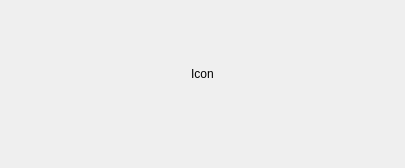
<?xml version="1.0" encoding="UTF-8"?>
<ui version="4.0">
 <class>AboutQPeerCastYP</class>
 <widget class="QDialog" name="AboutQPeerCastYP">
  <property name="geometry">
   <rect>
    <x>0</x>
    <y>0</y>
    <width>405</width>
    <height>168</height>
   </rect>
  </property>
  <property name="windowTitle">
   <string>QPeerCastYP について</string>
  </property>
  <layout class="QVBoxLayout" name="verticalLayout_2">
   <item>
    <layout class="QVBoxLayout" name="verticalLayout">
     <item>
      <widget class="QLabel" name="iconLabel">
       <property name="sizePolicy">
        <sizepolicy hsizetype="Preferred" vsizetype="Fixed">
         <horstretch>0</horstretch>
         <verstretch>0</verstretch>
        </sizepolicy>
       </property>
       <property name="minimumSize">
        <size>
         <width>64</width>
         <height>64</height>
        </size>
       </property>
       <property name="text">
        <string>Icon</string>
       </property>
       <property name="alignment">
        <set>Qt::AlignCenter</set>
       </property>
      </widget>
     </item>
     <item>
      <widget class="QLabel" name="label">
       <property name="sizePolicy">
        <sizepolicy hsizetype="Expanding" vsizetype="Fixed">
         <horstretch>0</horstretch>
         <verstretch>0</verstretch>
        </sizepolicy>
       </property>
       <property name="textFormat">
        <enum>Qt::RichText</enum>
       </property>
       <property name="alignment">
        <set>Qt::AlignLeading|Qt::AlignLeft|Qt::AlignTop</set>
       </property>
       <property name="wordWrap">
        <bool>true</bool>
       </property>
      </widget>
     </item>
    </layout>
   </item>
  </layout>
 </widget>
 <resources/>
 <connections/>
</ui>
